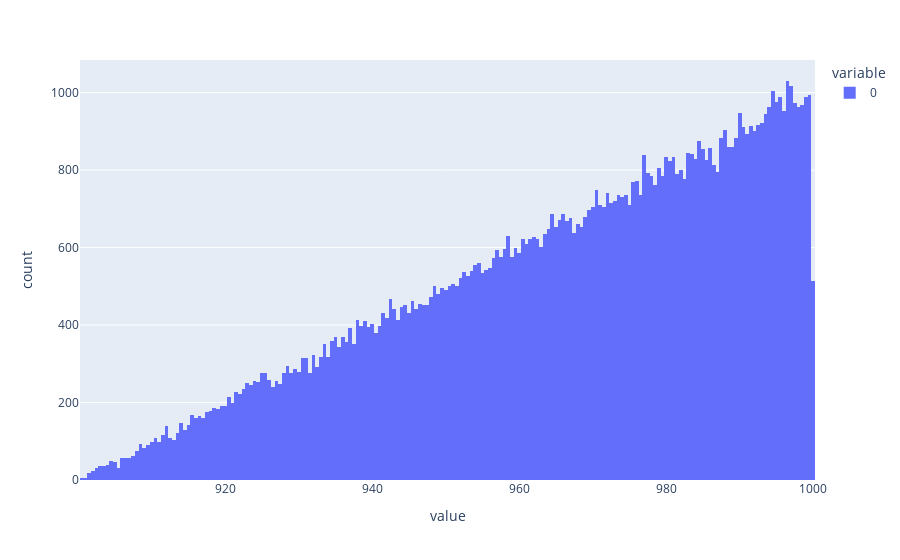

Write notebook code for a chart like this one.
### Code cell
reserve_prices = np.sqrt(np.random.random(10_000_000)) * 100 + 900
px.histogram(reserve_prices[:100_000]).show()

### Figure 1 — Plotly figure (JSON) as saved in the notebook; plotly's stock layout.template omitted (floating-point values rounded to 4 significant figures; data arrays with more than 128 entries replaced by an {"elided": "..."} marker saying what was removed)
{"data": [{"alignmentgroup": "True", "bingroup": "x", "hovertemplate": "variable=0<br>value=%{x}<br>count=%{y}<extra></extra>", "legendgroup": "0", "marker": {"color": "#636efa", "pattern": {"shape": ""}}, "name": "0", "offsetgroup": "0", "orientation": "v", "showlegend": true, "type": "histogram", "x": {"elided": "100000 float values"}, "xaxis": "x", "yaxis": "y"}], "layout": {"barmode": "relative", "legend": {"title": {"text": "variable"}, "tracegroupgap": 0}, "margin": {"t": 60}, "xaxis": {"anchor": "y", "domain": [0, 1], "title": {"text": "value"}}, "yaxis": {"anchor": "x", "domain": [0, 1], "title": {"text": "count"}}}}
